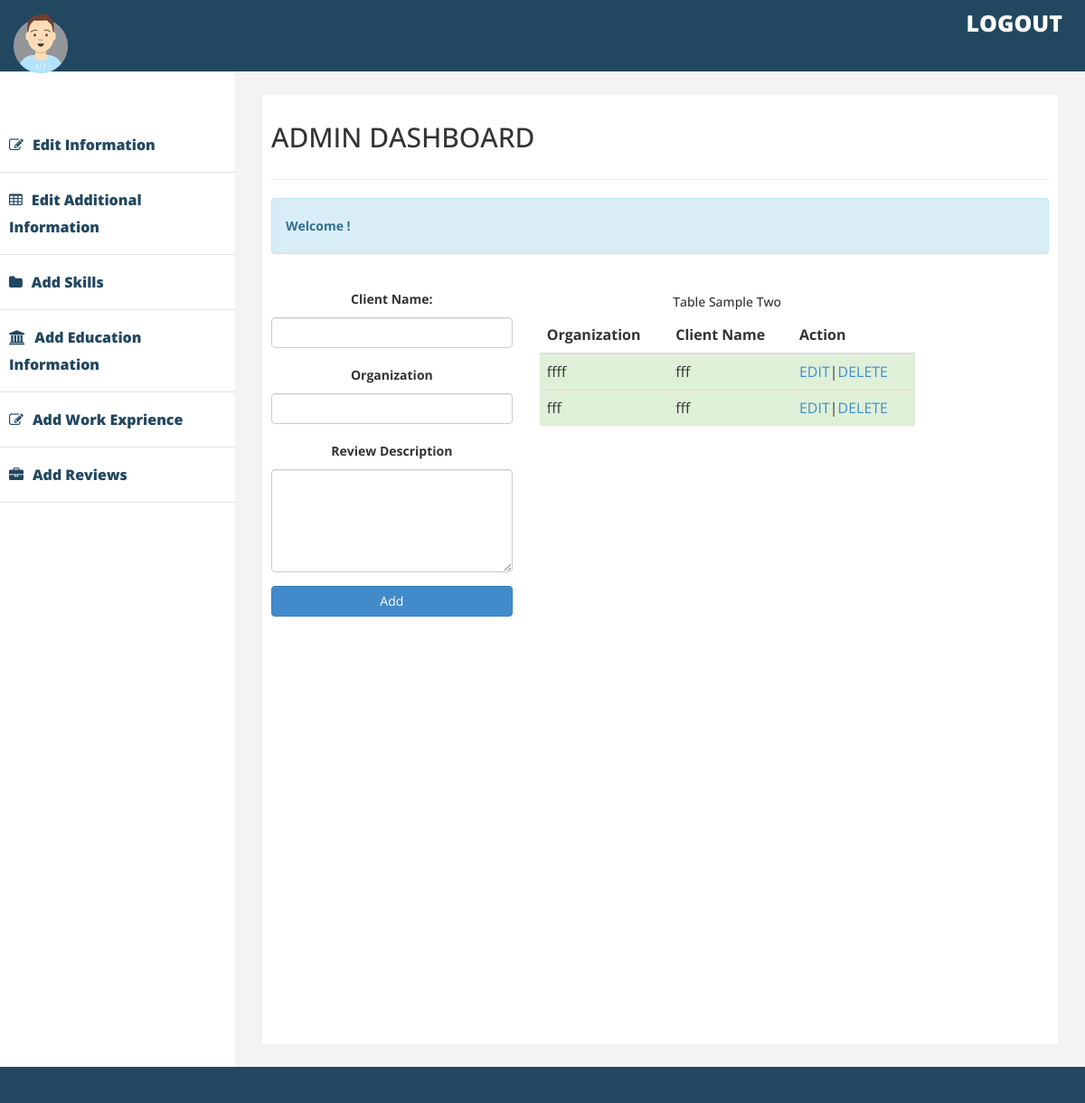
The page /admin-dash/add-reviews on the database its author committed.
### dashboard/models.py (models this page shows)
class Reviews(models.Model):
    clients_name=models.CharField(max_length=30)
    organization=models.CharField(max_length=30)
    review_description=models.CharField(max_length=200)

### dashboard/views.py (the view, shortened to what this page needs)
# urls.py: path('add-reviews',views.add_reviews,name='add_reviews'),
def add_reviews(request):
	reviews=Reviews.objects.all()
	return render(request,'admin_pages/add_reviews.html',{'reviews':reviews})

### templates/admin_pages/add_reviews.html (shortened to what this page needs)
{% extends 'admin_pages/base.html' %} {% block content %}
<div class="col-lg-4 col-md-4">
  <form id="add_work_exp" method="POST">
    <div class="form-group">
      <label for="comment">Client Name:</label>
      <input class="form-control" rows="5" id="clients_name" name="clients_name" />
    </div>
    <div class="form-group">
      <label for="comment">Organization</label>
      <input type="text" class="form-control" rows="5" id="organization" name="organization" />
    </div>
    <div class="form-group">
      <label for="comment">Review Description</label>
      <textarea class="form-control" rows="5" id="review_description" name="review_description"></textarea>
    </div>
    <button type="submit" class="btn btn-primary btn-block">Add</button>
  </form>
</div>
<div class="col-lg-6 col-md-6">
    <h5>Table  Sample Two</h5>
    <div class="table-responsive">
        <table class="table">
            <thead>
                <tr>
                    <th>Organization</th>
                    <th>Client Name</th>
                    <th>Action</th>
                </tr>
            </thead>
            <tbody>
                {% for review in reviews %}
                <tr class="success">
                    <td>{{review.organization}}</td>
                    <td>{{review.clients_name}}</td>
                    <td><a href="{% url 'edit_reviews' review.id %}">EDIT</a>|<a href="{% url 'delete_reviews' review.id %}">DELETE</a></td>
                </tr>
                {% endfor %}
            </tbody>
        </table>
    </div>
</div>
{% endblock %}

### static/admin_assets/assets/css/custom.css (style rules this page uses)
body { font-family: 'Open Sans', sans-serif; line-height:30px; }

### rows shown on the page
Reviews: organization "ffff", clients_name "fff"
Reviews: organization "fff", clients_name "fff"
